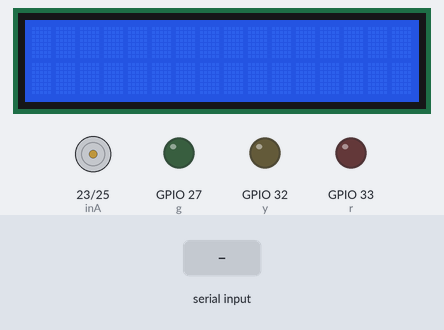
Recording of a program running on a simulated ESP32 board running MicroPython. Shown: 16×2 character LCD, motor-driver pin pairs drawn as motors (green arrow = first pin HIGH = forward, orange = second pin HIGH = backward, longer = more drive), output pins drawn as LEDs (lit = HIGH). The inputs (shaded band) are chosen by the test bench. What the program prints to the serial console is not drawn.

Above: at 1.2 s.
1.3 s: "1" received over the second serial link
At 1.7 s:
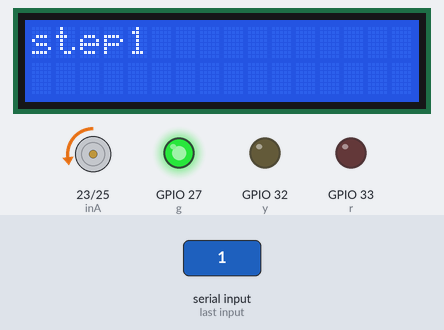
2.8 s: "2" received over the second serial link
At 3.9 s:
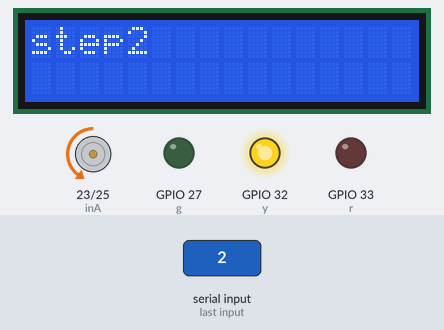
Timing chart, 0 to 5.8 s (numbered marks = the images above; inputs shaded):
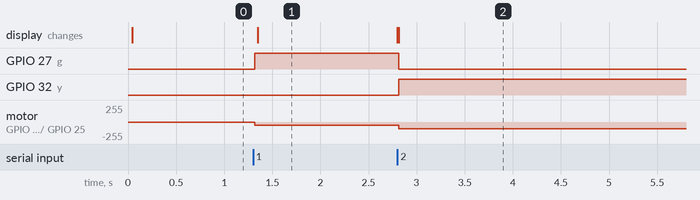

Measured:
- after the input at 1.3 s, GPIO 27 (g): LOW → HIGH at once; motor on GPIO 23 (inA) / GPIO 25 (inB): stopped → backward 50/255 at once; the display: changes after 0.05 s (image 1)
- after the input at 2.8 s, GPIO 27 (g): HIGH → LOW at once; GPIO 32 (y): LOW → HIGH at once; motor on GPIO 23 (inA) / GPIO 25 (inB): backward 50/255 → backward 100/255 at once; the display: first changes at once (image 2 shows a later state)

The program:

ART_Task.py
```python
from machine import Pin  # 마이크로컨트롤러의 핀을 다루는 기능을 제공하는 라이브러리
from time import sleep  # 시간과 관련된 기능을 제공하는 라이브러리
from machine import PWM  # 펄스 폭 변조(PWM) 신호를 생성하는 기능을 제공하는 라이브러리
from machine import UART  # 시리얼 통신을 위한 기능을 제공하는 라이브러리
from machine import SoftI2C  # I2C 통신을 위한 기능을 제공하는 라이브러리
from i2c_lcd import I2cLcd  # LCD 화면을 다루는 기능을 제공하는 라이브러리

uart = UART(2, baudrate=115200, tx=17, rx=16)  # UART 초기화
uart.init(115200, bits=8, parity=None, stop=1)  # UART 설정 초기화

inA = PWM(Pin(23))  # inA 핀에 PWM 설정
inB = PWM(Pin(25))  # inB 핀에 PWM 설정
inA.init(freq=10, duty=0)  # inA PWM 주파수 및 듀티 사이클 초기화
inB.init(freq=10, duty=0)  # inB PWM 주파수 및 듀티 사이클 초기화
inA.duty(0)  # inA PWM 듀티 사이클 0으로 설정
inB.duty(0)  # inB PWM 듀티 사이클 0으로 설정

g = Pin(27, Pin.OUT)  # 초록 LED 설정
y = Pin(32, Pin.OUT)  # 노란 LED 설정
r = Pin(33, Pin.OUT)  # 빨간 LED 설정
y.off()  # 노란 LED 초기화 시 꺼진 상태로 설정
g.off()  # 초록 LED 초기화 시 꺼진 상태로 설정
r.off()  # 빨간 LED 초기화 시 꺼진 상태로 설정

i2c = SoftI2C(scl=Pin(21), sda=Pin(19), freq=400000)  # I2C 통신 설정
lcd = I2cLcd(i2c, 0x20, 2, 16)  # LCD 초기화
lcd.clear()  # LCD 화면 초기화

while True:  # 계속 반복 실행하는 무한 루프
    if uart.any() > 0:  # UART로부터 데이터가 수신되었는지 확인
        data = uart.read()  # 수신된 데이터를 읽어옴
        data = data[0]  # 수신된 데이터의 첫 번째 바이트를 사용

        print(data)  # 수신된 데이터를 출력

        if data == 49:  # 데이터가 1일 때
            lcd.clear()
            lcd.putstr('step1')  # LCD에 "1단 바람" 표시
            inB.duty(200)  # 선풍기 바람세기를 설정
            g.on()  # 초록 LED 켜기
            y.off()  # 노란 LED 끄기
            r.off()  # 빨간 LED 끄기
        elif data == 50:  # 데이터가 2일 때
            lcd.clear()
            lcd.putstr('step2')  # LCD에 "2단 바람" 표시
            y.on()  # 노란 LED 켜기
            g.off()  # 초록 LED 끄기
            r.off()  # 빨간 LED 끄기
            inB.duty(400)  # 선풍기 바람세기를 설정
        elif data == 51:  # 데이터가 3일 때
            lcd.clear()
            lcd.putstr('stop')  # LCD에 "정지" 표시
            y.off()  # 노란 LED 끄기
            g.off()  # 초록 LED 끄기
            r.on()  # 빨간 LED 켜기
            inB.duty(0)  # 선풍기 끄기
```
